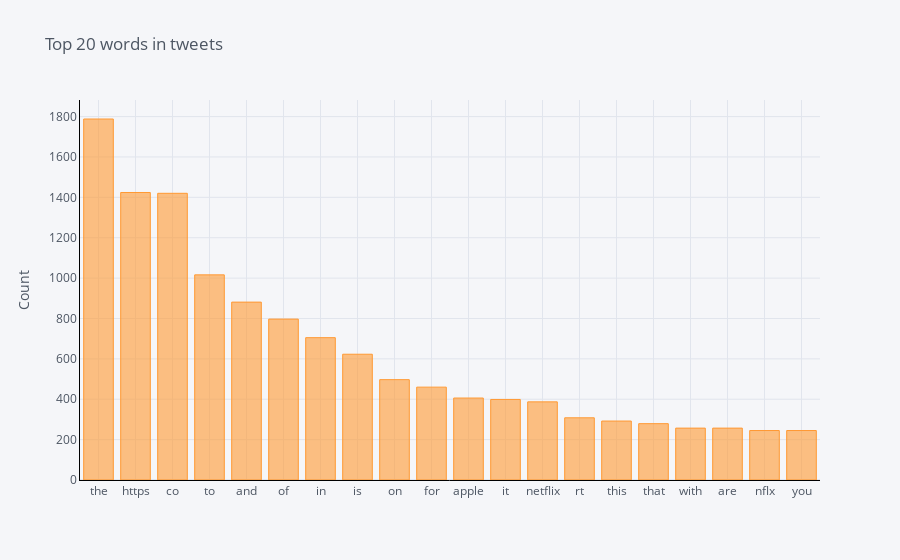

Here is the notebook cell this chart was saved with:
### Code cell
common_words = get_top_n_words(df['tweet_text'], 20)
for word, freq in common_words:
    print(word, freq)
df1 = pd.DataFrame(common_words, columns = ['tweet_text' , 'count'])
df1.groupby('tweet_text').sum()['count'].sort_values(ascending=False).iplot(
    kind='bar', yTitle='Count', linecolor='black', title='Top 20 words in tweets')

### Figure 1 — Plotly figure (JSON) as saved in the notebook; plotly's stock layout.template omitted (floating-point values rounded to 4 significant figures)
{"data": [{"marker": {"color": "rgba(255, 153, 51, 0.6)", "line": {"color": "rgba(255, 153, 51, 1.0)", "width": 1}}, "name": "count", "orientation": "v", "text": "", "type": "bar", "x": ["the", "https", "co", "to", "and", "of", "in", "is", "on", "for", "apple", "it", "netflix", "rt", "this", "that", "with", "are", "nflx", "you"], "y": [1788, 1424, 1420, 1016, 881, 797, 705, 623, 497, 460, 406, 399, 387, 308, 292, 279, 257, 257, 245, 245]}], "layout": {"legend": {"bgcolor": "#F5F6F9", "font": {"color": "#4D5663"}}, "paper_bgcolor": "#F5F6F9", "plot_bgcolor": "#F5F6F9", "title": {"font": {"color": "#4D5663"}, "text": "Top 20 words in tweets"}, "xaxis": {"gridcolor": "#E1E5ED", "linecolor": "black", "showgrid": true, "tickfont": {"color": "#4D5663"}, "title": {"font": {"color": "#4D5663"}, "text": ""}, "zerolinecolor": "#E1E5ED"}, "yaxis": {"gridcolor": "#E1E5ED", "linecolor": "black", "showgrid": true, "tickfont": {"color": "#4D5663"}, "title": {"font": {"color": "#4D5663"}, "text": "Count"}, "zerolinecolor": "#E1E5ED"}}}
